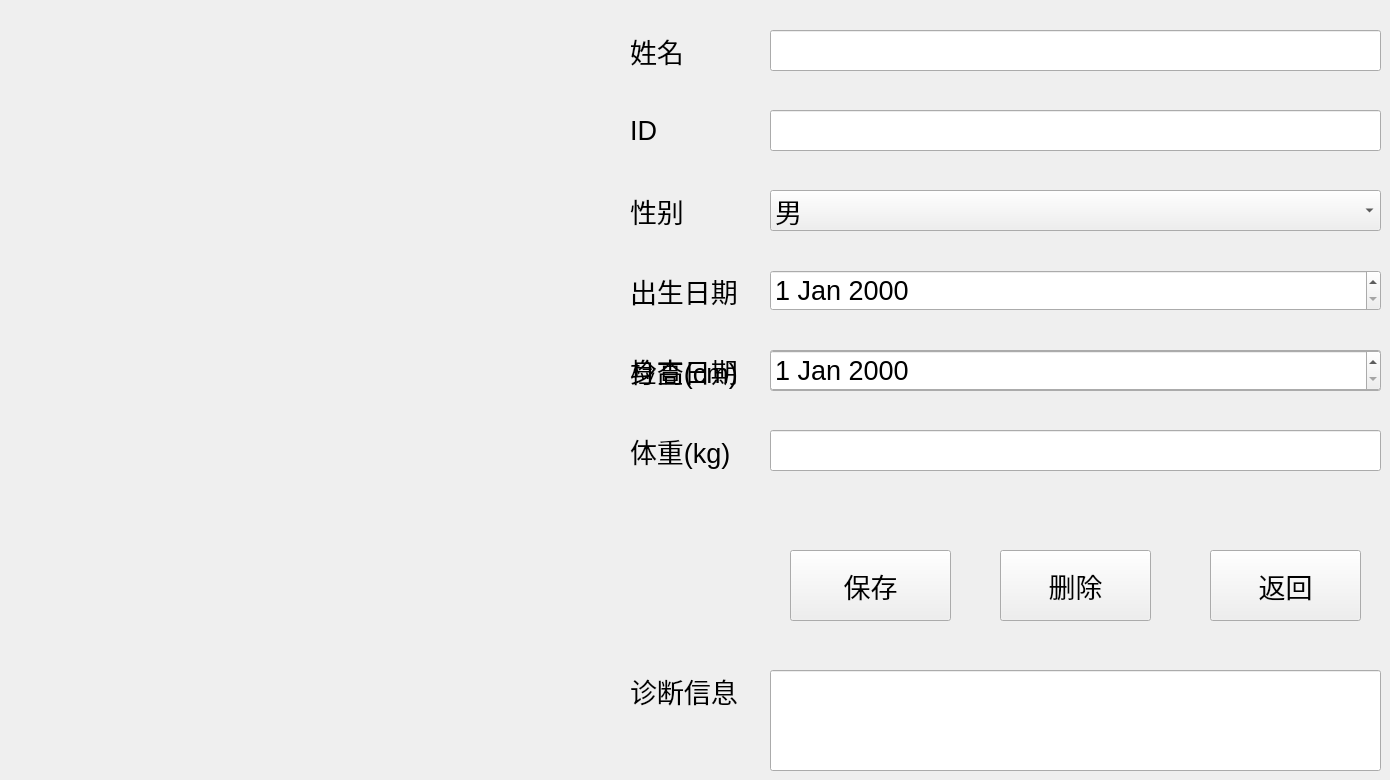
      <widget class="QWidget" name="pagePatientDetail">
       <property name="font">
        <font>
         <pointsize>20</pointsize>
        </font>
       </property>
       <widget class="QLabel" name="label_10">
        <property name="geometry">
         <rect>
          <x>630</x>
          <y>430</y>
          <width>121</width>
          <height>41</height>
         </rect>
        </property>
        <property name="text">
         <string>体重(kg)</string>
        </property>
       </widget>
       <widget class="QPushButton" name="btnDetailSave">
        <property name="geometry">
         <rect>
          <x>790</x>
          <y>550</y>
          <width>161</width>
          <height>71</height>
         </rect>
        </property>
        <property name="font">
         <font>
          <pointsize>20</pointsize>
         </font>
        </property>
        <property name="text">
         <string>保存</string>
        </property>
       </widget>
       <widget class="QLabel" name="label_11">
        <property name="geometry">
         <rect>
          <x>630</x>
          <y>660</y>
          <width>121</width>
          <height>61</height>
         </rect>
        </property>
        <property name="text">
         <string>诊断信息</string>
        </property>
       </widget>
       <widget class="QLineEdit" name="dName">
        <property name="geometry">
         <rect>
          <x>770</x>
          <y>30</y>
          <width>611</width>
          <height>41</height>
         </rect>
        </property>
       </widget>
       <widget class="QLabel" name="label_12">
        <property name="geometry">
         <rect>
          <x>630</x>
          <y>350</y>
          <width>121</width>
          <height>41</height>
         </rect>
        </property>
        <property name="text">
         <string>身高(cm)</string>
        </property>
       </widget>
       <widget class="QLineEdit" name="dWeight">
        <property name="geometry">
         <rect>
          <x>770</x>
          <y>430</y>
          <width>611</width>
          <height>41</height>
         </rect>
        </property>
       </widget>
       <widget class="QLineEdit" name="dID">
        <property name="geometry">
         <rect>
          <x>770</x>
          <y>110</y>
          <width>611</width>
          <height>41</height>
         </rect>
        </property>
       </widget>
       <widget class="QLineEdit" name="dHeight">
        <property name="geometry">
         <rect>
          <x>770</x>
          <y>350</y>
          <width>611</width>
          <height>41</height>
         </rect>
        </property>
       </widget>
       <widget class="QComboBox" name="dGender">
        <property name="geometry">
         <rect>
          <x>770</x>
          <y>190</y>
          <width>611</width>
          <height>41</height>
         </rect>
        </property>
        <item>
         <property name="text">
          <string>男</string>
         </property>
        </item>
        <item>
         <property name="text">
          <string>女</string>
         </property>
        </item>
       </widget>
       <widget class="QPushButton" name="btnDetailDelete">
        <property name="geometry">
         <rect>
          <x>1000</x>
          <y>550</y>
          <width>151</width>
          <height>71</height>
         </rect>
        </property>
        <property name="text">
         <string>删除</string>
        </property>
       </widget>
       <widget class="QDateEdit" name="dBirth">
        <property name="geometry">
         <rect>
          <x>770</x>
          <y>270</y>
          <width>611</width>
          <height>41</height>
         </rect>
        </property>
       </widget>
       <widget class="QLabel" name="label_13">
        <property name="geometry">
         <rect>
          <x>630</x>
          <y>110</y>
          <width>81</width>
          <height>41</height>
         </rect>
        </property>
        <property name="text">
         <string>ID</string>
        </property>
       </widget>
       <widget class="QLabel" name="label_14">
        <property name="geometry">
         <rect>
          <x>630</x>
          <y>190</y>
          <width>101</width>
          <height>41</height>
         </rect>
        </property>
        <property name="text">
         <string>性别</string>
        </property>
       </widget>
       <widget class="QLineEdit" name="dDiag">
        <property name="geometry">
         <rect>
          <x>770</x>
          <y>670</y>
          <width>611</width>
          <height>101</height>
         </rect>
        </property>
       </widget>
       <widget class="QLabel" name="label_16">
        <property name="geometry">
         <rect>
          <x>630</x>
          <y>30</y>
          <width>101</width>
          <height>41</height>
         </rect>
        </property>
        <property name="text">
         <string>姓名</string>
        </property>
       </widget>
       <widget class="QLabel" name="label_17">
        <property name="geometry">
         <rect>
          <x>630</x>
          <y>270</y>
          <width>111</width>
          <height>41</height>
         </rect>
        </property>
        <property name="text">
         <string>出生日期</string>
        </property>
       </widget>
       <widget class="QPushButton" name="btnDetailBack">
        <property name="geometry">
         <rect>
          <x>1210</x>
          <y>550</y>
          <width>151</width>
          <height>71</height>
         </rect>
        </property>
        <property name="text">
         <string>返回</string>
        </property>
       </widget>
       <widget class="QLabel" name="label_9">
        <property name="geometry">
         <rect>
          <x>630</x>
          <y>350</y>
          <width>121</width>
          <height>41</height>
         </rect>
        </property>
        <property name="text">
         <string>检查日期</string>
        </property>
       </widget>
       <widget class="QDateEdit" name="dCheck">
        <property name="geometry">
         <rect>
          <x>770</x>
          <y>350</y>
          <width>611</width>
          <height>41</height>
         </rect>
        </property>
       </widget>
      </widget>
